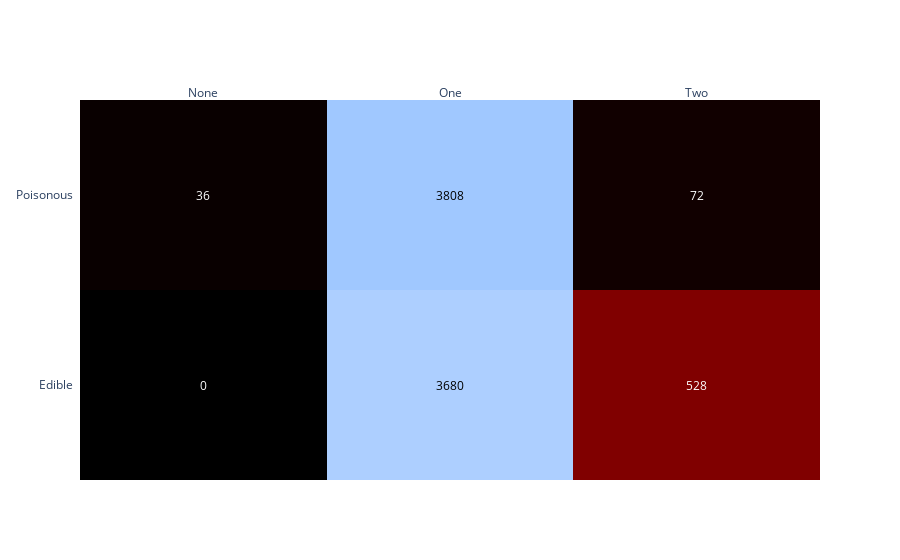

The notebook cell saved with this chart:
### Code cell
import plotly.figure_factory as ff

z=[[0, 3680, 528], [36, 3808, 72]]

x=['None', 'One', 'Two']
y = ['Edible', 'Poisonous']

z_text = [["0", '3680', '528'],
          ['36', '3808', '72']]

fig = ff.create_annotated_heatmap(z, x=x, y=y, annotation_text=z_text, colorscale='Blackbody')
iplot(fig)

### Figure 1 — Plotly figure (JSON) as saved in the notebook; plotly's stock layout.template omitted (floating-point values rounded to 4 significant figures)
{"data": [{"colorscale": [[0, "rgb(0,0,0)"], [0.25, "rgb(230,0,0)"], [0.5, "rgb(230,210,0)"], [0.75, "rgb(255,255,255)"], [1, "rgb(160,200,255)"]], "reversescale": false, "showscale": false, "x": ["None", "One", "Two"], "y": ["Edible", "Poisonous"], "z": [[0, 3680, 528], [36, 3808, 72]], "type": "heatmap"}], "layout": {"annotations": [{"font": {"color": "#FFFFFF"}, "showarrow": false, "text": "0", "x": "None", "xref": "x", "y": "Edible", "yref": "y"}, {"font": {"color": "#000000"}, "showarrow": false, "text": "3680", "x": "One", "xref": "x", "y": "Edible", "yref": "y"}, {"font": {"color": "#FFFFFF"}, "showarrow": false, "text": "528", "x": "Two", "xref": "x", "y": "Edible", "yref": "y"}, {"font": {"color": "#FFFFFF"}, "showarrow": false, "text": "36", "x": "None", "xref": "x", "y": "Poisonous", "yref": "y"}, {"font": {"color": "#000000"}, "showarrow": false, "text": "3808", "x": "One", "xref": "x", "y": "Poisonous", "yref": "y"}, {"font": {"color": "#FFFFFF"}, "showarrow": false, "text": "72", "x": "Two", "xref": "x", "y": "Poisonous", "yref": "y"}], "xaxis": {"dtick": 1, "gridcolor": "rgb(0, 0, 0)", "side": "top", "ticks": ""}, "yaxis": {"dtick": 1, "ticks": "", "ticksuffix": "  "}}}
